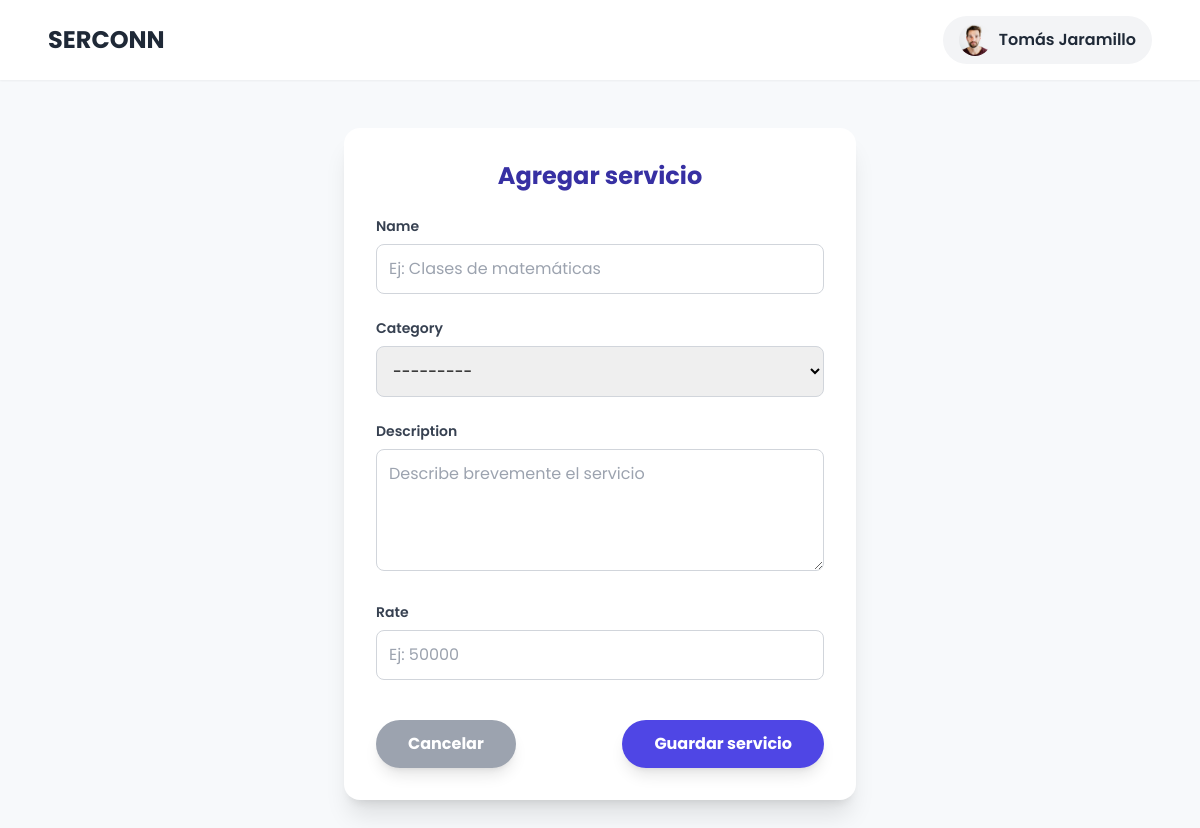
Page /search/add-service/ (signed in) on the committed database.
### accounts/models.py (models this page shows, shortened)
class User(AbstractUser):
    @property
    def is_service_provider(self):
        return self.user_role == "service_provider"
    username = None
    email = models.EmailField(unique=True)
    ROLE_CHOICES = (
        ('service_seeker', 'Cliente'),
        ('service_provider', 'Proveedor'),
    )
    user_role = models.CharField(max_length=20, choices=ROLE_CHOICES)
    CITY_CHOICES = (
        ('medellin', 'Medellin'),
        ('envigado', 'Envigado'),
        ('bello', 'Bello'),
        ('sabaneta', 'Sabaneta'),
        ('itagui', 'Itagui'),
        ('la_estrella', 'La Estrella'),
        ('caldas', 'Caldas'),
        ('copacabana', 'Copacabana'),
        ('girardota', 'Girardota'),
        ('barbosa', 'Barbosa'),
    )
    user_city = models.CharField(max_length=20, choices=CITY_CHOICES)
    VERIFICATION_CHOICES = (
        ('verificado', 'Verificado'),
        ('no_verificado', 'No Verificado'),
    )
    user_verification = models.CharField(max_length=20, choices=VERIFICATION_CHOICES, default='no_verificado')
    user_birthdate = models.DateField(blank=False, null= False)
    user_phone = models.CharField(max_length=20, blank=False, null=False)
    user_address = models.CharField(max_length=100, blank=False, null=False)
    user_picture = models.ImageField(upload_to='profiles/', blank=True, null=True)
    user_score = models.FloatField(default=5.0, blank=True, null=True)
    USERNAME_FIELD = "email"
    REQUIRED_FIELDS = []

### searching/views.py (the view)
# urls.py: path('add-service/', views.add_service, name='add_service'),
@login_required
def add_service(request):
    provider = get_object_or_404(ServiceProvider, user=request.user)
    if request.method == "POST":
        form = ServiceForm(request.POST)
        if form.is_valid():
            service = form.save(commit=False)
            service.provider = provider
            service.save()
            return redirect("profile")
    else:
        form = ServiceForm()
    return render(request, "add_service.html", {"form": form})

### searching/forms.py
class ServiceForm(forms.ModelForm):
    class Meta:
        model = Service
        fields = ['name', 'category', 'description', 'rate']
        widgets = {
            'name': forms.TextInput(attrs={
                'placeholder': 'Ej: Clases de matemáticas',
                'class': 'w-full p-3 border border-gray-300 rounded-lg focus:ring-2 focus:ring-indigo-500'
            }),
            'category': forms.Select(attrs={
                'class': 'w-full p-3 border border-gray-300 rounded-lg focus:ring-2 focus:ring-indigo-500'
            }),
            'description': forms.Textarea(attrs={
                'placeholder': 'Describe brevemente el servicio',
                'class': 'w-full p-3 border border-gray-300 rounded-lg focus:ring-2 focus:ring-indigo-500',
                'rows': 4
            }),
            'rate': forms.NumberInput(attrs={
                'placeholder': 'Ej: 50000',
                'class': 'w-full p-3 border border-gray-300 rounded-lg focus:ring-2 focus:ring-indigo-500'
            }),
        }

### interactions/context_processors.py (called while the page is built)
def unread_notifications_count(request):
    if request.user.is_authenticated:
        count = Notification.objects.filter(recipient=request.user, is_read=False).count()
        return {'unread_notifications': count}
    return {'unread_notifications': 0}

### searching/models.py (called while the page is built)
    def __str__(self):
        return self.name

### searching/templates/add_service.html (shortened to what this page needs)
<!DOCTYPE html>
<html lang="es">
<head>
    <script src="https://cdn.tailwindcss.com"></script>
</head>
<body class="flex flex-col min-h-screen">
    <header class="bg-white shadow-sm py-4 px-6 md:px-12 flex justify-between items-center sticky top-0 z-50">
        {% if user.is_authenticated %}
            {% if user.is_service_provider %}
                <h1 class="text-2xl font-bold text-gray-800">
                    <a href="{% url 'profile' %}">SERCONN</a>
                </h1>
            {% else %}
                <h1 class="text-2xl font-bold text-gray-800">
                    <a href="{% url 'service_search' %}">SERCONN</a>
                </h1>
            {% endif %}
        {% else %}
            <h1 class="text-2xl font-bold text-gray-800">
                <a href="{% url 'login' %}">SERCONN</a>
            </h1>
        {% endif %}
        <nav>
            {% if user.is_authenticated %}
                <div class="relative">
                    <button id="profile-menu-btn" class="flex items-center gap-2 bg-gray-100 hover:bg-gray-200 text-gray-800 font-semibold py-2 px-4 rounded-full transition-colors duration-300">
                        {% if user.user_picture %}
                            <img src="{{ user.user_picture.url }}" alt="Perfil" class="w-8 h-8 rounded-full object-cover">
                        {% else %}
                            <span class="w-8 h-8 rounded-full bg-gray-300 flex items-center justify-center font-bold">{{ user.get_full_name|slice:":1" }}</span>
                        {% endif %}
                        {{ user.get_full_name|default:user.username }}
                    </button>
                </div>
            {% endif %}
        </nav>
    </header>
    <main class="container mx-auto px-4 py-8 md:py-12 flex-grow flex items-center justify-center">
        <div class="bg-white p-8 rounded-2xl shadow-xl w-full max-w-lg">
            <h1 class="text-2xl font-bold text-center text-indigo-800 mb-6">Agregar servicio</h1>
            <form method="post" class="space-y-6">
                {% for field in form %}
                <div>
                    <label for="{{ field.id_for_label }}" class="block text-sm font-semibold text-gray-700 mb-2">
                        {{ field.label }}
                    </label>
                    {{ field }}
                </div>
                {% endfor %}
                <div class="flex justify-between items-center pt-4">
                    <a href="{% url 'profile' %}" class="bg-gray-400 hover:bg-gray-500 text-white font-bold py-3 px-8 rounded-full shadow-lg transition-colors duration-300">Cancelar</a>
                    <button type="submit" class="bg-indigo-600 hover:bg-indigo-700 text-white font-bold py-3 px-8 rounded-full shadow-lg transition-colors duration-300">
                        Guardar servicio
                    </button>
                </div>
            </form>
        </div>
    </main>
</body>
</html>

### searching/templates/add_service.html (style rules this page uses)
body { font-family: 'Poppins', sans-serif; background-color: #f7f9fb; }

### rows in the picture
User: user_picture (picture), get_full_name "Tomás Jaramillo"

### other values in the picture
{{ field.label }} "Name" "Category" "Description" "Rate"
